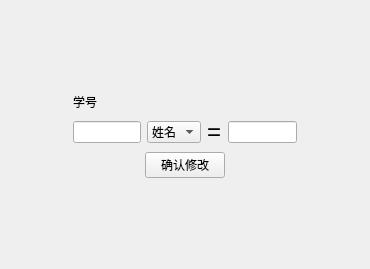
<?xml version="1.0" encoding="UTF-8"?>
<ui version="4.0">
 <class>updatePanel</class>
 <widget class="QWidget" name="updatePanel">
  <property name="geometry">
   <rect>
    <x>0</x>
    <y>0</y>
    <width>370</width>
    <height>269</height>
   </rect>
  </property>
  <property name="windowTitle">
   <string>Form</string>
  </property>
  <layout class="QHBoxLayout" name="horizontalLayout_7">
   <item>
    <spacer name="horizontalSpacer_2">
     <property name="orientation">
      <enum>Qt::Horizontal</enum>
     </property>
     <property name="sizeHint" stdset="0">
      <size>
       <width>300</width>
       <height>20</height>
      </size>
     </property>
    </spacer>
   </item>
   <item>
    <layout class="QVBoxLayout" name="verticalLayout">
     <item>
      <spacer name="verticalSpacer">
       <property name="orientation">
        <enum>Qt::Vertical</enum>
       </property>
       <property name="sizeHint" stdset="0">
        <size>
         <width>20</width>
         <height>40</height>
        </size>
       </property>
      </spacer>
     </item>
     <item>
      <layout class="QHBoxLayout" name="horizontalLayout_3">
       <item>
        <widget class="QLabel" name="label">
         <property name="text">
          <string>学号</string>
         </property>
         <property name="alignment">
          <set>Qt::AlignCenter</set>
         </property>
        </widget>
       </item>
       <item>
        <spacer name="horizontalSpacer">
         <property name="orientation">
          <enum>Qt::Horizontal</enum>
         </property>
         <property name="sizeType">
          <enum>QSizePolicy::Fixed</enum>
         </property>
         <property name="sizeHint" stdset="0">
          <size>
           <width>200</width>
           <height>20</height>
          </size>
         </property>
        </spacer>
       </item>
      </layout>
     </item>
     <item>
      <layout class="QHBoxLayout" name="horizontalLayout_2">
       <item>
        <widget class="QLineEdit" name="lineEdit"/>
       </item>
       <item>
        <widget class="QComboBox" name="comboBox">
         <item>
          <property name="text">
           <string>姓名</string>
          </property>
         </item>
         <item>
          <property name="text">
           <string>班级</string>
          </property>
         </item>
         <item>
          <property name="text">
           <string>性别</string>
          </property>
         </item>
         <item>
          <property name="text">
           <string>年龄</string>
          </property>
         </item>
         <item>
          <property name="text">
           <string>电话</string>
          </property>
         </item>
         <item>
          <property name="text">
           <string>QQ</string>
          </property>
         </item>
         <item>
          <property name="text">
           <string>地址</string>
          </property>
         </item>
        </widget>
       </item>
       <item>
        <widget class="QLabel" name="label_2">
         <property name="font">
          <font>
           <pointsize>18</pointsize>
          </font>
         </property>
         <property name="text">
          <string>=</string>
         </property>
        </widget>
       </item>
       <item>
        <widget class="QLineEdit" name="lineEdit_2"/>
       </item>
      </layout>
     </item>
     <item>
      <layout class="QHBoxLayout" name="horizontalLayout">
       <item>
        <spacer name="horizontalSpacer_4">
         <property name="orientation">
          <enum>Qt::Horizontal</enum>
         </property>
         <property name="sizeHint" stdset="0">
          <size>
           <width>40</width>
           <height>20</height>
          </size>
         </property>
        </spacer>
       </item>
       <item>
        <widget class="QPushButton" name="pushButton">
         <property name="text">
          <string>确认修改</string>
         </property>
        </widget>
       </item>
       <item>
        <spacer name="horizontalSpacer_5">
         <property name="orientation">
          <enum>Qt::Horizontal</enum>
         </property>
         <property name="sizeHint" stdset="0">
          <size>
           <width>40</width>
           <height>20</height>
          </size>
         </property>
        </spacer>
       </item>
      </layout>
     </item>
     <item>
      <spacer name="verticalSpacer_2">
       <property name="orientation">
        <enum>Qt::Vertical</enum>
       </property>
       <property name="sizeHint" stdset="0">
        <size>
         <width>20</width>
         <height>40</height>
        </size>
       </property>
      </spacer>
     </item>
    </layout>
   </item>
   <item>
    <spacer name="horizontalSpacer_3">
     <property name="orientation">
      <enum>Qt::Horizontal</enum>
     </property>
     <property name="sizeHint" stdset="0">
      <size>
       <width>300</width>
       <height>20</height>
      </size>
     </property>
    </spacer>
   </item>
  </layout>
 </widget>
 <resources/>
 <connections/>
</ui>
